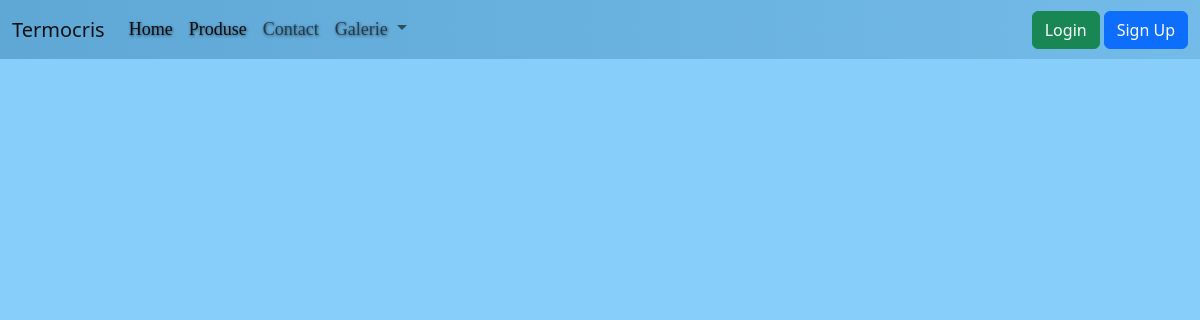
/products/, run on an earlier commit of the app's database.
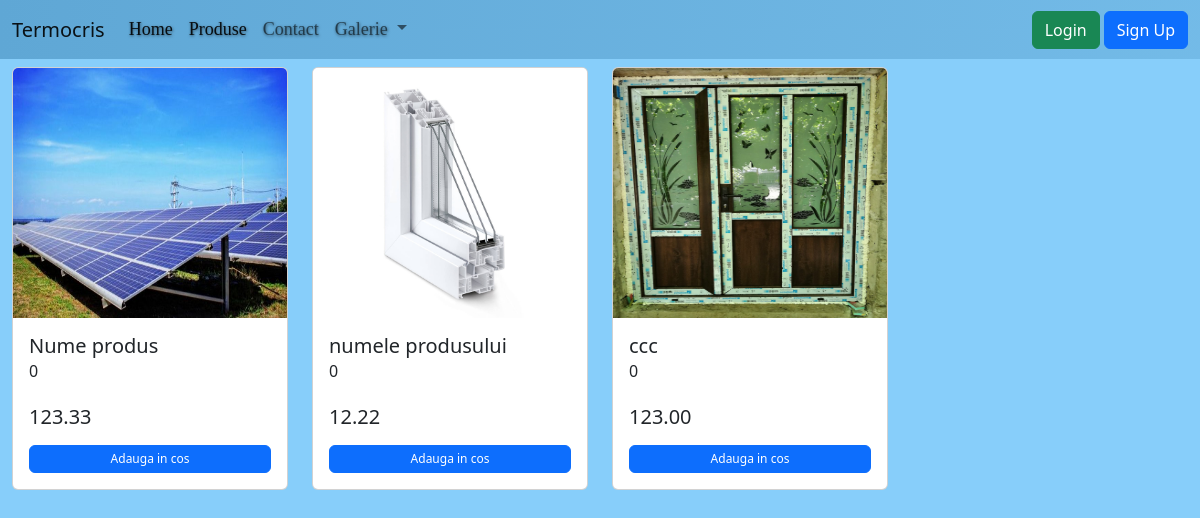
And on a later commit of the database.
### products/models.py (models this page shows, shortened)
class Products(models.Model):
    product_name = models.CharField(max_length=150)
    product_short_desc = models.CharField(max_length=300)
    product_description = models.TextField(max_length=1000)
    product_price = models.DecimalField(max_digits=5, decimal_places=2)
    product_img = models.ImageField(upload_to='images/', null=True)

### products/views.py (the view)
# urls.py: path('products/', views.ProductListView.as_view(), name='list-of-products')
class ProductListView(ListView):
    template_name = 'products/products_list_view.html'
    model = Products
    context_object_name = 'all_products'

### templates/products/products_list_view.html (shortened to what this page needs)
{% extends 'base.html' %}
{% load static %}
{% block content %}
    <div class="container-fluid">
        <div class="row" style="display: flex">
            {% for product in all_products %}
                <div class="col-md-3 py-2">
                    <div class="card">
                        {% if product.product_img %}
                            <img src="{{ product.product_img.url }}" class="card-img-top" alt="image" height="250px">
                        {% else %}
                            <img src="{% static 'static/images/meh.jpg' %}" class="card-img-top" alt="no image"
                                 height="250px">
                        {% endif %}
                        <div class="card-body">
                            <h5 class="card-title">{{ product.product_name }}</h5>
                            <h6 class="card-subtitle">{{ product.product_short_desc }}</h6>
                            <br>
                            <div class="d-grid gap-2">
                                <h5>{{ product.product_price }}</h5>
                                <button class="btn btn-primary" style="--bs-btn-padding-y: .25rem; --bs-btn-padding-x: .5rem; --bs-btn-font-size: .75rem;"> Adauga in cos</button>
                            </div>
                        </div>
                    </div>
                </div>
            {% endfor %}
        </div>
    </div>
{% endblock %}

### templates/base.html (shortened to what this page needs)
{% load static %}
<!DOCTYPE html>
<html lang="en">
<head>
    <link href="{%  static 'css/bootstrap.min.css' %}" rel="stylesheet">
    <link href="{%  static 'css/my_style.css' %}" rel="stylesheet">
</head>
<body class="bg">
{% include 'navbar.html' %}
{% block content %}
{% endblock %}
</body>
</html>

### templates/navbar.html (shortened to what this page needs)
<nav class="navbar navbar-expand-lg">
    <div class="container-fluid">
        <a class="navbar-brand" href="#">Termocris</a>
        <div class="collapse navbar-collapse" id="navbarSupportedContent">
            <ul class="navbar-nav me-auto mb-2 mb-lg-0">
                <li class="nav-item">
                    <a class="nav-link nav-text active" aria-current="page" href="{% url 'home' %}">Home</a>
                </li>
                <li class="nav-item">
                    <a class="nav-link nav-text active" aria-current="page" href="{% url 'home' %}">Produse</a>
                </li>
                <li class="nav-item">
                    <a class="nav-link nav-text" href="#">Contact</a>
                </li>
                <li class="nav-item dropdown">
                    <a class="nav-link nav-text dropdown-toggle" href="#" role="button" data-bs-toggle="dropdown"
                       aria-expanded="false">
                        Galerie
                    </a>
                </li>
            </ul>
            {% if user.is_authenticated %}
                <div class="btn-group dropstart">
                    <button class="btn btn-light dropdown-toggle" type="button" data-bs-toggle="dropdown"
                            aria-expanded="false">
                        My profile
                    </button>
                    <ul class="dropdown-menu">
                        <li><a class="dropdown-item" href="{% url "logout" %}">Logout, {{ request.user.username }}</a>
                        </li>
                        <li><a class="dropdown-item" href="{% url 'password_change' %}">Change password</a></li>
                    </ul>
                </div>
            {% else %}
                <a href="{% url 'login' %}" class="btn btn-success me-1">Login</a>
                <a href="{% url 'create-user' %}" class="btn btn-primary">Sign Up</a>
            {% endif %}
        </div>
    </div>
</nav>

### static/css/my_style.css (style rules this page uses)
.navbar { background: linear-gradient(-90deg, lightskyblue, #5fa7d5); background-size: 200% 50%; animation: gradient 6s ease infinite; }
.bg { background: lightskyblue; }
.nav-text { font-family: Calibri ; font-size: large; text-shadow: 0.5px 0.5px 3px rgba(0, 0, 0, 0.56); }

What changed in the data, as far as the page shows it:
added Products: product_img (picture), product_name "Nume produs", product_short_desc "0", product_price "123.33"
added Products: product_img (picture), product_name "numele produsului", product_short_desc "0", product_price "12.22"
added Products: product_img (picture), product_name "ccc", product_short_desc "0", product_price "123.00"
